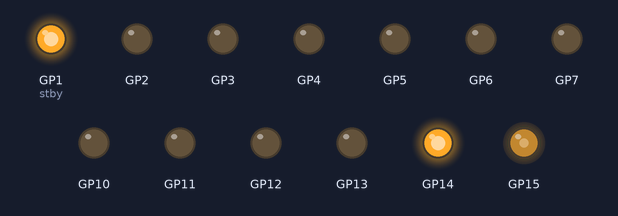
Bench run of a program on a simulated Raspberry Pi Pico running MicroPython. Parts: output pins drawn as LEDs (lit = HIGH). What the program prints to the serial console is not drawn. At 10.0 s the program stops and its outputs stay as they are.

Above: at 0.1 s.
At 2.1 s:
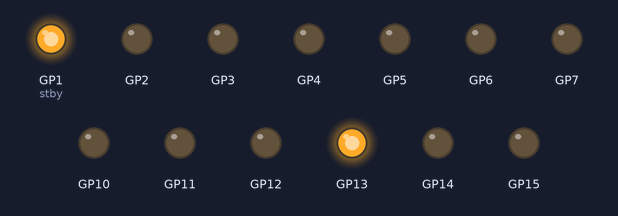
At 2.6 s:
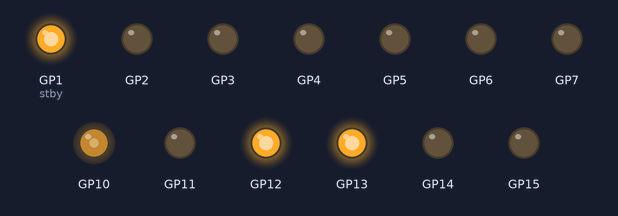
At 5.1 s:
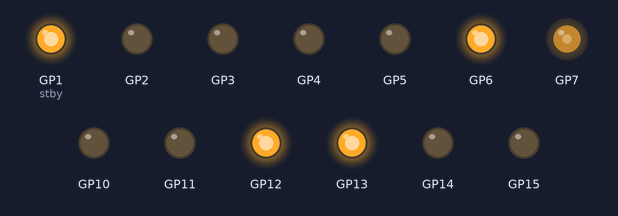
At 7.6 s:
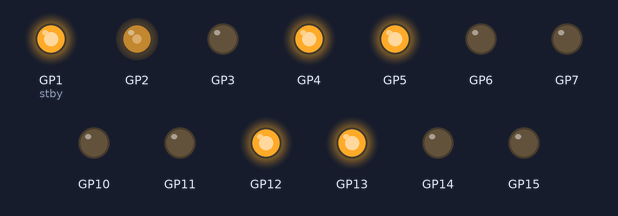
At 9.6 s:
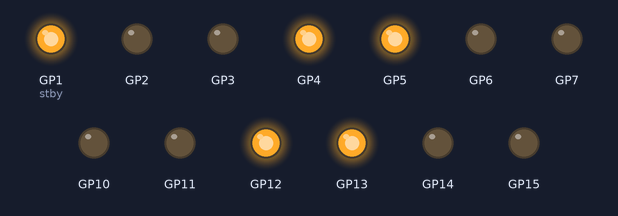
Timing chart, 0 to 11.1 s (numbered marks = the images above):
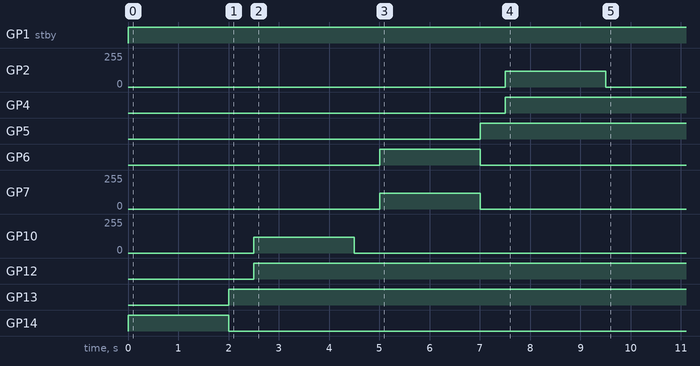

The program:

Wheel_direction_check.py
```python
# === Wheel Direction Checker (robot-forward) ===
# Spins each wheel in the ROBOT-FORWARD direction you define in WHEEL_DIR.
# Lets you confirm each wheel is correct visually.

from machine import Pin, PWM
from rp2 import PIO, StateMachine, asm_pio
from time import sleep

# ---------------- WHEEL DIR SETTINGS ----------------
# +1 means +PWM spins the wheel in robot-forward direction
# -1 means -PWM spins the wheel in robot-forward direction
# Set these values from your best guess or previous test
WHEEL_DIR = {
    "FL": -1,
    "FR": +1,
    "BL": -1,
    "BR": +1,
}

# ---------------- CONFIG ----------------
PIO_CHUNK   = 64
TEST_PWM    = 120    # Safe visible speed (0..255)
SPIN_TIME_S = 2.0    # seconds per wheel

# ---------------- MOTOR PINS ----------------
pins = {
    "BR": (PWM(Pin(2)),  Pin(4, Pin.OUT),  Pin(3, Pin.OUT)),
    "BL": (PWM(Pin(7)),  Pin(5, Pin.OUT),  Pin(6, Pin.OUT)),
    "FR": (PWM(Pin(10)), Pin(12, Pin.OUT), Pin(11, Pin.OUT)),
    "FL": (PWM(Pin(15)), Pin(13, Pin.OUT), Pin(14, Pin.OUT)),
}
for pwm, _, _ in pins.values():
    pwm.freq(20000)

stby  = Pin(1, Pin.OUT)
stby.high()

def motor_hw(wheel, pwm_cmd_hw):
    pwm, in1, in2 = pins[wheel]
    d = 1 if pwm_cmd_hw >= 0 else 0
    a = abs(int(pwm_cmd_hw))
    if a > 255: a = 255
    in1.value(d); in2.value(not d)
    pwm.duty_u16(a * 257)

def stop_all():
    for w in pins:
        motor_hw(w, 0)

# ---------------- MAIN ----------------
def main():
    print("\n=== ROBOT-FORWARD WHEEL CHECK ===")
    print("Spinning each wheel in ROBOT-FORWARD direction as set in WHEEL_DIR.")
    print("Confirm visually that all wheels move in the correct forward direction.\n")

    try:
        for w in ["FL", "FR", "BL", "BR"]:
            print(f"Wheel {w} → direction {WHEEL_DIR[w]} ({'FWD' if WHEEL_DIR[w] == 1 else 'REV'})")
            motor_hw(w, TEST_PWM * WHEEL_DIR[w])
            sleep(SPIN_TIME_S)
            motor_hw(w, 0)
            sleep(0.5)
        print("\nCheck complete. Adjust WHEEL_DIR at top if needed.")
    finally:
        stop_all()

try:
    main()
except KeyboardInterrupt:
    stop_all()
    print("\nStopped.")
```

Measured:
- by itself, GP1 (stby): LOW → HIGH at 0.00 s
- by itself, GP2: 0/255 → 120/255 at 7.5 s, → 0/255 2.0 s later
- by itself, GP4: LOW → HIGH at 7.5 s
- by itself, GP5: LOW → HIGH at 7.0 s
- by itself, GP6: LOW → HIGH at 5.0 s, → LOW 2.0 s later
- by itself, GP7: 0/255 → 120/255 at 5.0 s, → 0/255 2.0 s later
- by itself, GP10: 0/255 → 120/255 at 2.5 s, → 0/255 2.0 s later
- by itself, GP12: LOW → HIGH at 2.5 s
